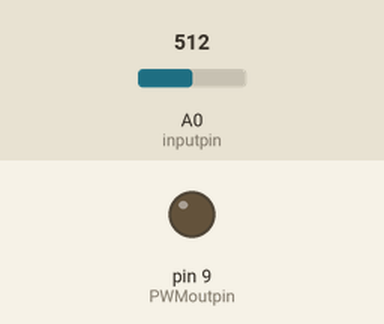
Simulated run of this sketch. Board: Arduino Uno, built with avr-gcc and run on an emulated ATmega328P. Parts: output pins drawn as LEDs (lit = HIGH). The inputs (shaded band) are chosen by the test bench; at power-on: A0 (inputpin) = 512.

Above: at 1.2 s.
1.3 s: A0 (inputpin) set to 220
3.6 s: A0 (inputpin) set to 197
At 3.82 s:
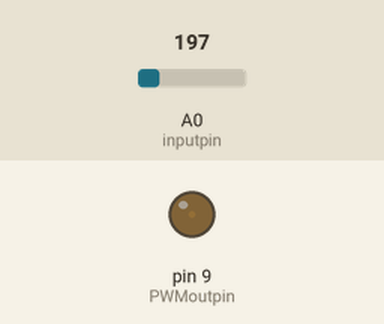
6.6 s: A0 (inputpin) set to 122
At 9.7 s:
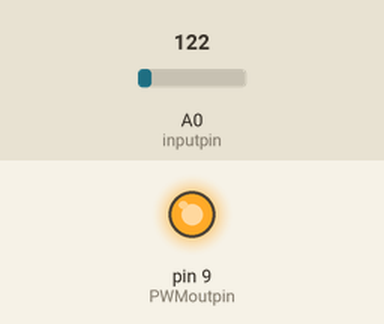
Timing chart, 0 to 11.2 s (numbered marks = the images above; inputs shaded):
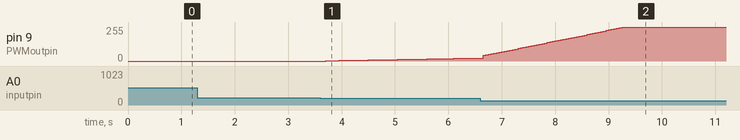

The sketch:

Arduino_BoostConverter_PID_Controller.ino
```cpp
#include <PID_v1.h>

// pin assignments
int inputpin = A0;
int PWMoutpin = 9;

unsigned long previoustime;
unsigned long time;
unsigned long timediff;
int interval = 50;
float VoltageOut;

float targetVoltage = 10; // set to your desired voltage output
float voltage = 50; // Set to your max possible voltage input
float voltagein;

//Define Variables we'll be connecting to
double Setpoint, Input, Output;

//Specify the links and initial tuning parameters
double Kp=2, Ki=10, Kd=0;
PID myPID(&Input, &Output, &Setpoint, Kp, Ki, Kd, DIRECT);

void setup() {

  pinMode(PWMoutpin, OUTPUT);  // OC1A output

  // Clear Timer1 Control Registers
  TCCR1A = 0;
  TCNT1  = 0;

  // Set Fast PWM Mode 14 (WGM13=1, WGM12=1, WGM11=1, WGM10=0)
  // Set non-inverting mode for both Channel A and Channel B (COM1A1=1, COM1B1=1)
  TCCR1A = _BV(COM1A1) | _BV(COM1B1) | _BV(WGM11);
  TCCR1B = _BV(WGM13) | _BV(WGM12) | _BV(CS10); // CS10=1 sets Prescaler to 1

  // Set the TOP value for 125kHz
  ICR1 = 127;

  //Serial.begin(115200);

  //initialize the variables we're linked to
  voltagein = analogRead(inputpin);
  Input = (((voltagein)*1023)/voltage);

  Setpoint = targetVoltage; // equation to convert voltage to 1023 analog val

  myPID.SetMode(AUTOMATIC);   //turn the PID on
  myPID.SetSampleTime(50); // sample time of the PID controller
  myPID.SetOutputLimits(0, 127); // limits of the PID output

}

void loop() {

// keep track of current time and the difference between previous and current
time = millis();
timediff = time - previoustime;

// interval to check the voltage and serial print values
if (time - previoustime >= interval) {

  previoustime = time;

  VoltageOut = (analogRead(inputpin) * (voltage/1023)); // equation converting input analog value to voltage

  Input = VoltageOut;

  float DutyCycleOut = (Output/127) * 100;

  // Serial plotter outputs for troubleshooting and tuning
      //Serial.print("Target Voltage:");
      //Serial.print(targetVoltage);
      //Serial.print(",Voltage Out(V):");
      //Serial.println(VoltageOut);

      //Serial.print("Duty Cycle(%): ");
      //Serial.println((int)DutyCycleOut);

}

  // Compute and output PID output
  myPID.Compute();
  OCR1A = (int)Output;

  // if source voltage drops to 0, reset the accumulation of the integrator
  if (VoltageOut == 0) {
    myPID.SetMode(MANUAL);
    Output = 0.0;
    myPID.SetMode(AUTOMATIC);
  }
}
```

Measured:
- after the input at 1.3 s, every drawn part: stays the same
- after the input at 3.6 s, pin 9 (PWMoutpin): moves from 0/255 to 22/255 over 2.7 s, starting after 0.10 s
